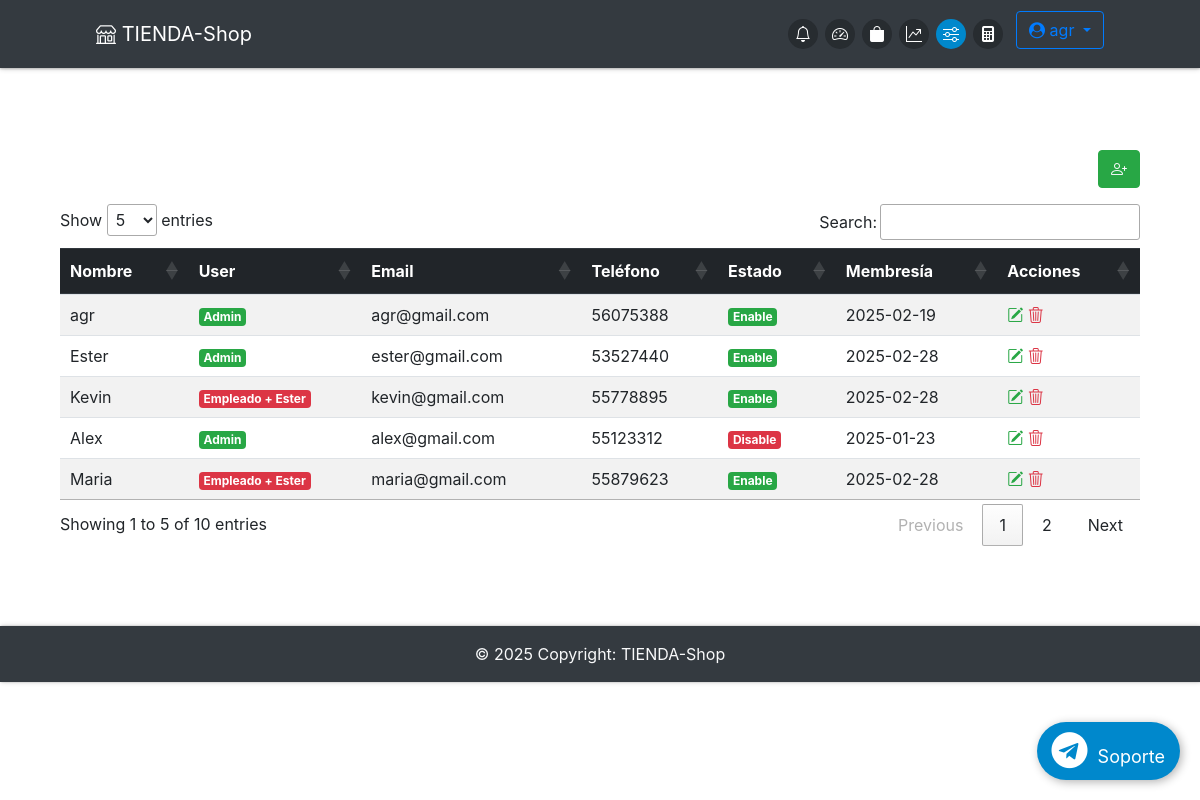
/admin/configuracion (signed in), run on the app's committed database.
### app/db_models.py (models this page shows, shortened)
class User(UserMixin, db.Model):
    __tablename__ = "users"
    id = db.Column(db.Integer, primary_key=True)
    name = db.Column(db.Text, nullable=False)
    email = db.Column(db.String(50), nullable=False, unique=True)
    phone = db.Column(db.String(50), nullable=False)
    password = db.Column(db.String(250), nullable=False)
    admin = db.Column(db.Integer, nullable=False, default=0)
    email_confirmed = db.Column(db.Integer, nullable=False, default=1)
    created_by = db.Column(db.Integer, db.ForeignKey('users.id'), nullable=True)  # ID del creador
    registration_date = db.Column(db.DateTime, default=lambda: datetime.now(timezone.utc))  # Fecha de registro
    membership_expiration = db.Column(db.DateTime, nullable=True)  # Fecha de vencimiento de membresía
    employees = db.relationship('User', backref='creator', remote_side=[id], lazy='select')  # Relación empleados
    cart = db.relationship('Cart', backref='buyer')
    orders = db.relationship("Order", backref='customer', foreign_keys="[Order.uid]")  # Relación con clave foránea especificada

### app/admin/routes.py (the view, shortened to what this page needs)
@admin.route('/configuracion', methods=['GET'])
def configuracion():
    admin_alias = aliased(User)
    if current_user.id == 1:  # Supongamos que el superadmin tiene ID 1
        users = db.session.query(
            User,  # El usuario actual
            admin_alias.name.label('creator_name')  # Nombre del creador
        ).outerjoin(
            admin_alias, User.created_by == admin_alias.id  # Relacionar creado_por con ID del administrador
        ).all()
    user_data = [
        {
            'id': user.id,
            'name': user.name,
            'email': user.email,
            'admin': user.admin,
            'phone': user.phone,
            'password': user.password,
            'email_confirmed': user.email_confirmed,
            'created_by': user.created_by,
            'registration_date': user.registration_date,
            'membership_expiration': user.membership_expiration,
            'creator_name': creator_name if creator_name else 'Sin Admin'
        }
        for user, creator_name in users
    ]
    return render_template('admin/configuracion.html', users=user_data)

### app/__init__.py (called while the page is built)
@app.context_processor
def inject_now():
	return {'now': datetime.now(timezone.utc)}

@login_manager.user_loader
def load_user(user_id):
	return User.query.get(user_id)

@app.after_request
def add_no_cache_headers(response):
    response.headers["Cache-Control"] = "no-store, no-cache, must-revalidate, max-age=0"
    response.headers["Pragma"] = "no-cache"
    response.headers["Expires"] = "-1"
    return response

### app/admin/templates/admin/configuracion.html (shortened to what this page needs)
{% extends "admin/base.html" %}
{% block content %}
<div class="container-fluid">
    <div class="d-flex justify-content-end mb-3">
        <div class="add-new btn-success btn">
           <a href="{{ url_for('register') }}" data-toggle="tooltip" title="Añadir Empleado" class="text-light">
              <i class="bi bi-person-plus"></i>
           </a>
        </div>
      </div>
    <div class="table-responsive">
        <table id="userTable" class="table table-striped table-hover">
            <thead class="thead-dark">
                <tr>
                    <th>Nombre</th>
                    <th>User</th>
                    <th>Email</th>
                    <th>Teléfono</th>
                    <th>Estado</th>
                    <th>Membresía</th>
                    <th>Acciones</th>
                </tr>
            </thead>
            <tbody id="userTableBody">
                {% for user in users %}
                <tr>
                    <td>{{ user.name }}</td>
                    <td>
                        <span class="badge {{ 'badge-success' if user.admin else 'badge-danger' }}">
                            {% if current_user.id == 1 and not user.admin %}
                                Empleado + {{ user['creator_name'] if user['creator_name'] else 'Sin Admin' }}
                            {% else %}
                                {{ 'Admin' if user.admin else 'Empleado' }}
                            {% endif %}
                        </span>
                    </td>
                    <td>{{ user.email }}</td>
                    <td>{{ user.phone }}</td>
                    <td>
                        <span class="badge {{ 'badge-success' if user.email_confirmed else 'badge-danger' }}">
                            {{ 'Enable' if user.email_confirmed else 'Disable' }}
                        </span>
                    </td>
                    <td>
                        {% if user.membership_expiration %}
                            {{ user.membership_expiration.strftime('%Y-%m-%d') }}
                        {% else %}
                            Sin Membresía
                        {% endif %}
                    </td>
                    <td>
                        <a href="#" class="edit-user"
                                data-id="{{ user.id }}"
                                data-name="{{ user.name }}"
                                data-email="{{ user.email }}"
                                data-phone="{{ user.phone }}"
                                data-membership-expiration="{{ user.membership_expiration }}">
                        <i class="bi bi-pencil-square text-success"></i>
                        </a>
                        <a href="{{ url_for('admin.delete_user', id=user.id) }}" onclick="return confirm('¿Estás seguro de que deseas eliminar al usuario {{ user.name }}?');"><i class="bi bi-trash3 text-danger"></i></a>
                    </td>
                </tr>
                {% endfor %}
            </tbody>
        </table>
    </div>
</div>
{% endblock %}

### app/admin/templates/admin/base.html (shortened to what this page needs)
{% import "bootstrap/wtf.html" as wtf %}
<!DOCTYPE html>
<html lang="en">
<head>
  <link rel="stylesheet" href="https://maxcdn.bootstrapcdn.com/bootstrap/4.0.0/css/bootstrap.min.css"
>
  <link href="https://cdn.jsdelivr.net/gh/gitbrent/bootstrap4-toggle@3.6.1/css/bootstrap4-toggle.min.css"
    rel="stylesheet">
  <link rel="stylesheet" type="text/css" href="{{ url_for('static', filename='styles.css') }}">
  <link rel="stylesheet" href="https://cdnjs.cloudflare.com/ajax/libs/font-awesome/4.7.0/css/font-awesome.min.css">
  <link rel="stylesheet" href="https://cdn.jsdelivr.net/npm/bootstrap-icons@1.11.3/font/bootstrap-icons.min.css">
  <link rel="stylesheet" type="text/css" href="https://cdn.datatables.net/1.11.3/css/jquery.dataTables.css">
  <link href="https://cdn.jsdelivr.net/npm/bootstrap-switch-button/css/bootstrap-switch-button.min.css" rel="stylesheet">
  </head>
<body>
<nav class="navbar navbar-dark bg-dark fixed-top">
  <a class="navbar-brand" href="{{ url_for('home') }}" data-toggle="tooltip" title="Inicio">
      <i class="bi bi-shop"></i> TIENDA-Shop
    </a>
  <ul class="navbar-nav d-flex flex-row">
    {% if not current_user.is_authenticated %}
    <li class="nav-item {% if request.endpoint == 'login' %}active{% endif %}">
      <a class="nav-link" href="{{ url_for('login') }}" data-toggle="tooltip" title="Iniciar Sesión">
        <div class="icon-circle">
          <i class="bi bi-box-arrow-in-right"></i>
        </div>
      </a>
    </li>
    {% else %}
    <li class="nav-item {% if request.endpoint == 'orders' %}active{% endif %}">
      <a class="nav-link" href="{{ url_for('orders') }}" data-toggle="tooltip" title="Órdenes">
        <div class="icon-circle">
          <i class="bi bi-bell"></i>
        </div>
      </a>
    </li>
    <li class="nav-item {% if request.endpoint == 'admin.dashboard' %}active{% endif %}">
      <a class="nav-link" href="{{ url_for('admin.dashboard') }}" data-toggle="tooltip" title="Dashboard">
        <div class="icon-circle">
          <i class="bi bi-speedometer2"></i>
        </div>
      </a>
    </li>
    <li class="nav-item {% if request.endpoint == 'admin.items' %}active{% endif %}">
      <a class="nav-link" href="{{ url_for('admin.items') }}" data-toggle="tooltip" title="Productos">
        <div class="icon-circle">
          <i class="bi bi-bag-fill"></i>
        </div>
      </a>
    </li>
    <li class="nav-item {% if request.endpoint == 'admin.statictics' %}active{% endif %}">
      <a class="nav-link" href="{{ url_for('admin.statictics') }}" data-toggle="tooltip" title="Estadísticas">
        <div class="icon-circle">
          <i class="bi bi-graph-up-arrow"></i>
        </div>
      </a>
    </li>
    <li class="nav-item {% if request.endpoint == 'admin.configuracion' %}active{% endif %}">
      <a class="nav-link" href="{{ url_for('admin.configuracion') }}" data-toggle="tooltip" title="Configuración">
        <div class="icon-circle">
          <i class="bi bi-sliders"></i>
        </div>
      </a>
    </li>
    <li class="nav-item mr-2">
      <a class="nav-link" data-toggle="modal" data-target="#fullScreenModal"
        data-toggle="tooltip" title="Calculadora">
        <div class="icon-circle">
          <i class="bi bi-calculator-fill"></i>
        </div>
      </a>
    </li>
    <div class="dropdown ml-auto">
      <a class="btn btn-outline-primary dropdown-toggle" href="#" id="navbarDropdown" role="button" data-toggle="dropdown" aria-haspopup="true" aria-expanded="false">
        <i class="fa fa-user-circle"></i> {{ current_user.name }}
      </a>
    </div>
    {% endif %}
  </ul>
</nav>
  <div class="container">
    <div class="main">
      {% block content %}
      {% endblock %}
      <a href="https://t.me/soporte" target="_blank" class="telegram-float">
      <i class="fa fa-telegram fa-2x"></i> Soporte
      </a>
    </div>
  </div>
  <footer class="bg-dark text-center text-lg-start text-light">
    <div class="text-center p-3">
      © {{ now.year }} Copyright:
      TIENDA-Shop
    </div>
  </footer>
</body>
</html>

### app/static/styles.css (style rules this page uses)
.main { padding: 10vh 0; }
.navbar { padding: .7rem 6rem; box-shadow: 0 1px 2px 0 rgba(0, 0, 0, 0.2), 0 1px 5px 0 rgba(0, 0, 0, 0.19); }
footer { box-shadow: 1px 0 2px 0 rgba(0, 0, 0, 0.2), 1px 0 5px 0 rgba(0, 0, 0, 0.19); }
.telegram-float { position: fixed; bottom: 20px; right: 20px; background-color: #0088cc; color: #fff; text-align: center; border-radius: 50px; box-shadow: 2px 2px 10px rgba(0, 0, 0, 0.3); padding: 10px 15px; font-size: 18px; z-index: 9999; text-decoration: none; transition: opacity 0.3s ease, transform 0.3s ease; opacity: 1; }
.telegram-float i { margin-right: 5px; }
body { padding-top: 70px; }
.icon-circle { width: 30px; height: 30px; display: flex; align-items: center; justify-content: center; border-radius: 50%; background-color: rgba(3, 3, 3, 0.26); color: white; margin: 0 2px; transition: background-color 0.3s, color 0.3s; }
.nav-item.active .icon-circle { background-color: #0088cc; color: white; }
.navbar-nav { gap: 3px; }

### data on the page
User: name "agr", admin "Admin", email "agr@gmail.com", phone "56075388", email_confirmed "Enable", membership_expiration "2025-02-19"
User: name "Ester", admin "Admin", email "ester@gmail.com", phone "53527440", email_confirmed "Enable", membership_expiration "2025-02-28"
User: name "Kevin", name "Ester", email "kevin@gmail.com", phone "55778895", email_confirmed "Enable", membership_expiration "2025-02-28"
User: name "Alex", admin "Admin", email "alex@gmail.com", phone "55123312", email_confirmed "Disable", membership_expiration "2025-01-23"
User: name "Maria", name "Ester", email "maria@gmail.com", phone "55879623", email_confirmed "Enable", membership_expiration "2025-02-28"
